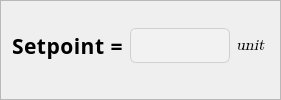
        <widget class="QFrame" name="frame">
         <property name="frameShape">
          <enum>QFrame::StyledPanel</enum>
         </property>
         <property name="frameShadow">
          <enum>QFrame::Raised</enum>
         </property>
         <layout class="QHBoxLayout" name="horizontalLayout_4">
          <property name="bottomMargin">
           <number>20</number>
          </property>
          <item>
           <widget class="QLabel" name="label_2">
            <property name="maximumSize">
             <size>
              <width>115</width>
              <height>35</height>
             </size>
            </property>
            <property name="font">
             <font>
              <family>Montserrat</family>
              <pointsize>16</pointsize>
              <weight>75</weight>
              <bold>true</bold>
             </font>
            </property>
            <property name="styleSheet">
             <string notr="true">QLabel{
    font-size: 16pt;
    color: #000000;
    font-weight: 600;
    letter-spacing: 0.5px;
}</string>
            </property>
            <property name="text">
             <string>Setpoint =</string>
            </property>
           </widget>
          </item>
          <item>
           <widget class="QLineEdit" name="setpoint">
            <property name="maximumSize">
             <size>
              <width>100</width>
              <height>35</height>
             </size>
            </property>
            <property name="styleSheet">
             <string notr="true">QLineEdit {
    font-family: &quot;Poppins&quot;;
    font-size: 10pt;
    color: #333333;

    background-color: #F2F2F2;        /* abu-abu muda elegan */
    border: 1px solid #D0D0D0;        /* outline halus */
    border-radius: 6px;

    padding: 6px 8px;
    qproperty-alignment: 'AlignCenter';
}

QLineEdit:focus {
    background-color: #FFFFFF;
    border: 1px solid #A0A0A0;        /* highlight tipis saat fokus */
}</string>
            </property>
           </widget>
          </item>
          <item>
           <widget class="QLabel" name="unitLabel">
            <property name="maximumSize">
             <size>
              <width>16777215</width>
              <height>35</height>
             </size>
            </property>
            <property name="font">
             <font>
              <family>Cambria Math</family>
              <pointsize>12</pointsize>
              <italic>true</italic>
             </font>
            </property>
            <property name="text">
             <string>unit</string>
            </property>
           </widget>
          </item>
         </layout>
        </widget>
